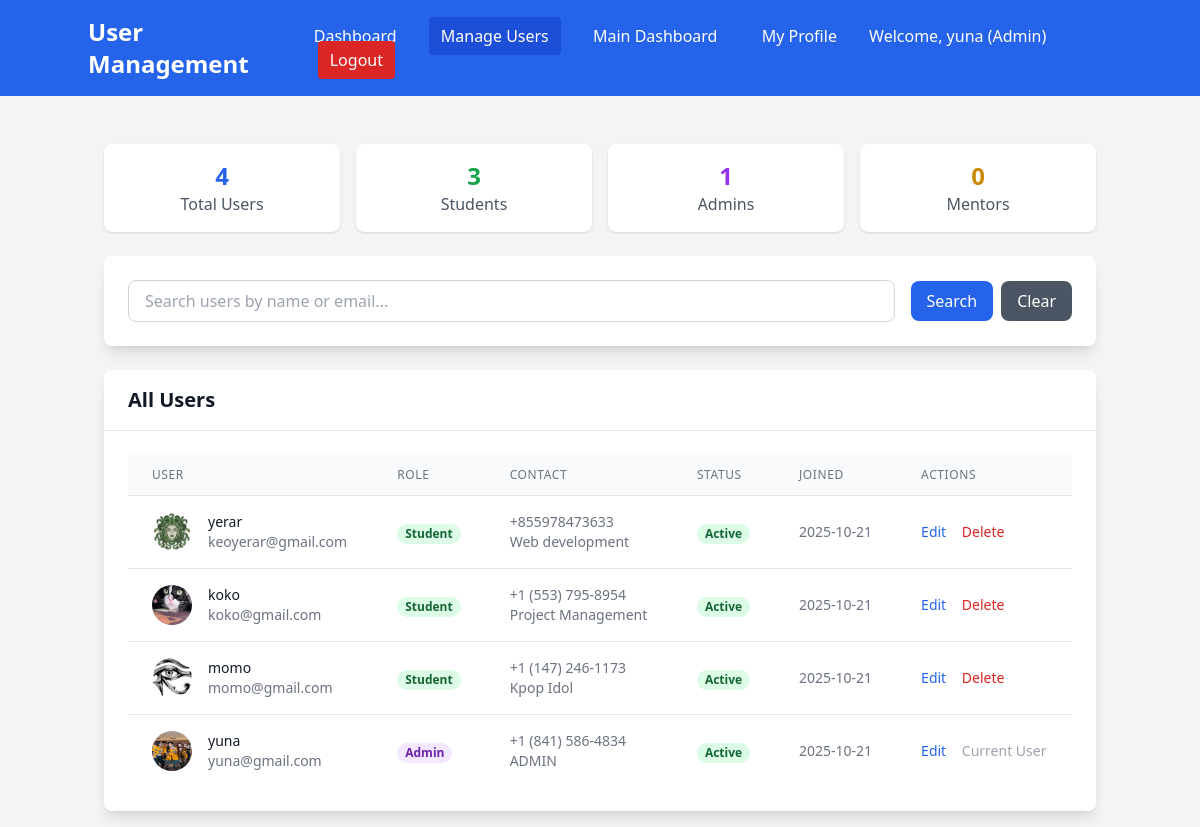
/admin/users (signed in), run on the app's committed database.
### models.py (models this page shows)
class User(Base):
    __tablename__ = "users"
    id = Column(Integer, primary_key=True, index=True)
    email = Column(String(255), unique=True, index=True, nullable=False)
    hashed_password = Column(String(255), nullable=False)
    full_name = Column(String(255), nullable=False)
    role = Column(String(50), nullable=False)
    phone = Column(String(20))
    department = Column(String(255))
    profile_picture = Column(String(500), default="default_avatar.png")  # NEW: Profile picture field
    created_at = Column(DateTime(timezone=True), server_default=func.now())
    is_active = Column(Boolean, default=True)

### app.py (the view)
@app.get("/admin/users", response_class=HTMLResponse)
async def admin_users_page(request: Request, db: Session = Depends(get_db)):
    token = request.cookies.get("access_token")
    if not token:
        return RedirectResponse("/login")
    try:
        from auth import get_current_user
        user = await get_current_user(credentials=type('', (object,), {"credentials": token.replace("Bearer ", "")})(), db=db)
        if user.role != "admin":
            return RedirectResponse("/dashboard?error=Access denied")
        users = crud.get_all_users(db)
        stats = crud.get_system_stats(db)
        return templates.TemplateResponse("admin_users.html", {
            "request": request,
            "user": user,
            "users": users,
            "stats": stats
        })
    except Exception as e:
        return RedirectResponse("/login")

### templates/admin_users.html (shortened to what this page needs)
<!DOCTYPE html>
<html>
<head>
    <script src="https://cdn.tailwindcss.com"></script>
</head>
<body class="bg-gray-100">
    <nav class="bg-blue-600 text-white p-4">
        <div class="container mx-auto flex justify-between items-center">
            <h1 class="text-2xl font-bold">User Management</h1>
            <div class="space-x-4">
                <a href="/admin/dashboard" class="hover:bg-blue-700 px-3 py-2 rounded">Dashboard</a>
                <a href="/admin/users" class="bg-blue-700 px-3 py-2 rounded">Manage Users</a>
                <a href="/dashboard" class="hover:bg-blue-700 px-3 py-2 rounded">Main Dashboard</a>
                <a href="/profile" class="hover:bg-blue-700 px-3 py-2 rounded">My Profile</a>
                <span>Welcome, {{ user.full_name }} (Admin)</span>
                <a href="/logout" class="bg-red-600 hover:bg-red-700 px-3 py-2 rounded">Logout</a>
            </div>
        </div>
    </nav>
    <div class="container mx-auto mt-8 p-4">
        <div class="grid grid-cols-1 md:grid-cols-4 gap-4 mb-6">
            <div class="bg-white p-4 rounded-lg shadow text-center">
                <div class="text-2xl font-bold text-blue-600">{{ stats.total_users }}</div>
                <div class="text-gray-600">Total Users</div>
            </div>
            <div class="bg-white p-4 rounded-lg shadow text-center">
                <div class="text-2xl font-bold text-green-600">{{ stats.total_students }}</div>
                <div class="text-gray-600">Students</div>
            </div>
            <div class="bg-white p-4 rounded-lg shadow text-center">
                <div class="text-2xl font-bold text-purple-600">{{ stats.total_admins }}</div>
                <div class="text-gray-600">Admins</div>
            </div>
            <div class="bg-white p-4 rounded-lg shadow text-center">
                <div class="text-2xl font-bold text-yellow-600">{{ stats.total_mentors }}</div>
                <div class="text-gray-600">Mentors</div>
            </div>
        </div>
        <div class="bg-white rounded-lg shadow-lg p-6 mb-6">
            <div class="flex flex-col md:flex-row gap-4 justify-between items-center">
                <div class="flex-1">
                    <input type="text" id="searchInput" placeholder="Search users by name or email..."
                           class="w-full px-4 py-2 border border-gray-300 rounded-lg focus:outline-none focus:border-blue-500">
                </div>
                <div class="flex space-x-2">
                    <button onclick="searchUsers()" class="bg-blue-600 text-white px-4 py-2 rounded-lg hover:bg-blue-700">
                        Search
                    </button>
                    <button onclick="clearSearch()" class="bg-gray-600 text-white px-4 py-2 rounded-lg hover:bg-gray-700">
                        Clear
                    </button>
                </div>
            </div>
        </div>
        <div class="bg-white rounded-lg shadow-lg">
            <div class="px-6 py-4 border-b border-gray-200">
                <h2 class="text-xl font-semibold text-gray-900">All Users</h2>
            </div>
            <div class="p-6">
                {% if users %}
                <div class="overflow-x-auto">
                    <table class="min-w-full divide-y divide-gray-200">
                        <thead class="bg-gray-50">
                            <tr>
                                <th class="px-6 py-3 text-left text-xs font-medium text-gray-500 uppercase tracking-wider">User</th>
                                <th class="px-6 py-3 text-left text-xs font-medium text-gray-500 uppercase tracking-wider">Role</th>
                                <th class="px-6 py-3 text-left text-xs font-medium text-gray-500 uppercase tracking-wider">Contact</th>
                                <th class="px-6 py-3 text-left text-xs font-medium text-gray-500 uppercase tracking-wider">Status</th>
                                <th class="px-6 py-3 text-left text-xs font-medium text-gray-500 uppercase tracking-wider">Joined</th>
                                <th class="px-6 py-3 text-left text-xs font-medium text-gray-500 uppercase tracking-wider">Actions</th>
                            </tr>
                        </thead>
                        <tbody class="bg-white divide-y divide-gray-200">
                            {% for user_item in users %}
                            <tr>
                                <td class="px-6 py-4 whitespace-nowrap">
                                    <div class="flex items-center">
                                        <div class="flex-shrink-0 h-10 w-10">
                                            <img class="h-10 w-10 rounded-full"
                                                 src="/uploads/profile_pictures/{{ user_item.profile_picture if user_item.profile_picture else 'default_avatar.png' }}"
                                                 alt="{{ user_item.full_name }}">
                                        </div>
                                        <div class="ml-4">
                                            <div class="text-sm font-medium text-gray-900">{{ user_item.full_name }}</div>
                                            <div class="text-sm text-gray-500">{{ user_item.email }}</div>
                                        </div>
                                    </div>
                                </td>
                                <td class="px-6 py-4 whitespace-nowrap">
                                    <span class="px-2 inline-flex text-xs leading-5 font-semibold rounded-full
                                        {% if user_item.role == 'admin' %}bg-purple-100 text-purple-800
                                        {% elif user_item.role == 'mentor' %}bg-blue-100 text-blue-800
                                        {% else %}bg-green-100 text-green-800{% endif %}">
                                        {{ user_item.role|title }}
                                    </span>
                                </td>
                                <td class="px-6 py-4 whitespace-nowrap text-sm text-gray-500">
                                    {{ user_item.phone or 'N/A' }}<br>
                                    {{ user_item.department or 'N/A' }}
                                </td>
                                <td class="px-6 py-4 whitespace-nowrap">
                                    <span class="px-2 inline-flex text-xs leading-5 font-semibold rounded-full
                                        {% if user_item.is_active %}bg-green-100 text-green-800
                                        {% else %}bg-red-100 text-red-800{% endif %}">
                                        {{ 'Active' if user_item.is_active else 'Inactive' }}
                                    </span>
                                </td>
                                <td class="px-6 py-4 whitespace-nowrap text-sm text-gray-500">
                                    {{ user_item.created_at.strftime('%Y-%m-%d') }}
                                </td>
                                <td class="px-6 py-4 whitespace-nowrap text-sm font-medium">
                                    <button onclick="editUser({{ user_item.id }})"
                                            class="text-blue-600 hover:text-blue-900 mr-3">Edit</button>
                                    {% if user_item.id != user.id %}
                                    <button onclick="deleteUser({{ user_item.id }}, '{{ user_item.full_name }}')"
                                            class="text-red-600 hover:text-red-900">Delete</button>
                                    {% else %}
                                    <span class="text-gray-400">Current User</span>
                                    {% endif %}
                                </td>
                            </tr>
                            {% endfor %}
                        </tbody>
                    </table>
                </div>
                {% else %}
                <p class="text-gray-500 text-center py-4">No users found.</p>
                {% endif %}
            </div>
        </div>
    </div>
</body>
</html>

### data on the page
User: full_name "yuna", profile_picture (picture), email "yuna@gmail.com", role "Admin", phone "+1 (841) 586-4834", department "ADMIN", is_active "Active", created_at "2025-10-21", shows "Current User"
User: profile_picture (picture), full_name "yerar", email "keoyerar@gmail.com", role "Student", phone "+855978473633", department "Web development", is_active "Active", created_at "2025-10-21"
User: profile_picture (picture), full_name "koko", email "koko@gmail.com", role "Student", phone "+1 (553) 795-8954", department "Project Management", is_active "Active", created_at "2025-10-21"
User: profile_picture (picture), full_name "momo", email "momo@gmail.com", role "Student", phone "+1 (147) 246-1173", department "Kpop Idol", is_active "Active", created_at "2025-10-21"

### other printed values
{{ stats.total_users }} "4"
{{ stats.total_students }} "3"
{{ stats.total_admins }} "1"
{{ stats.total_mentors }} "0"
